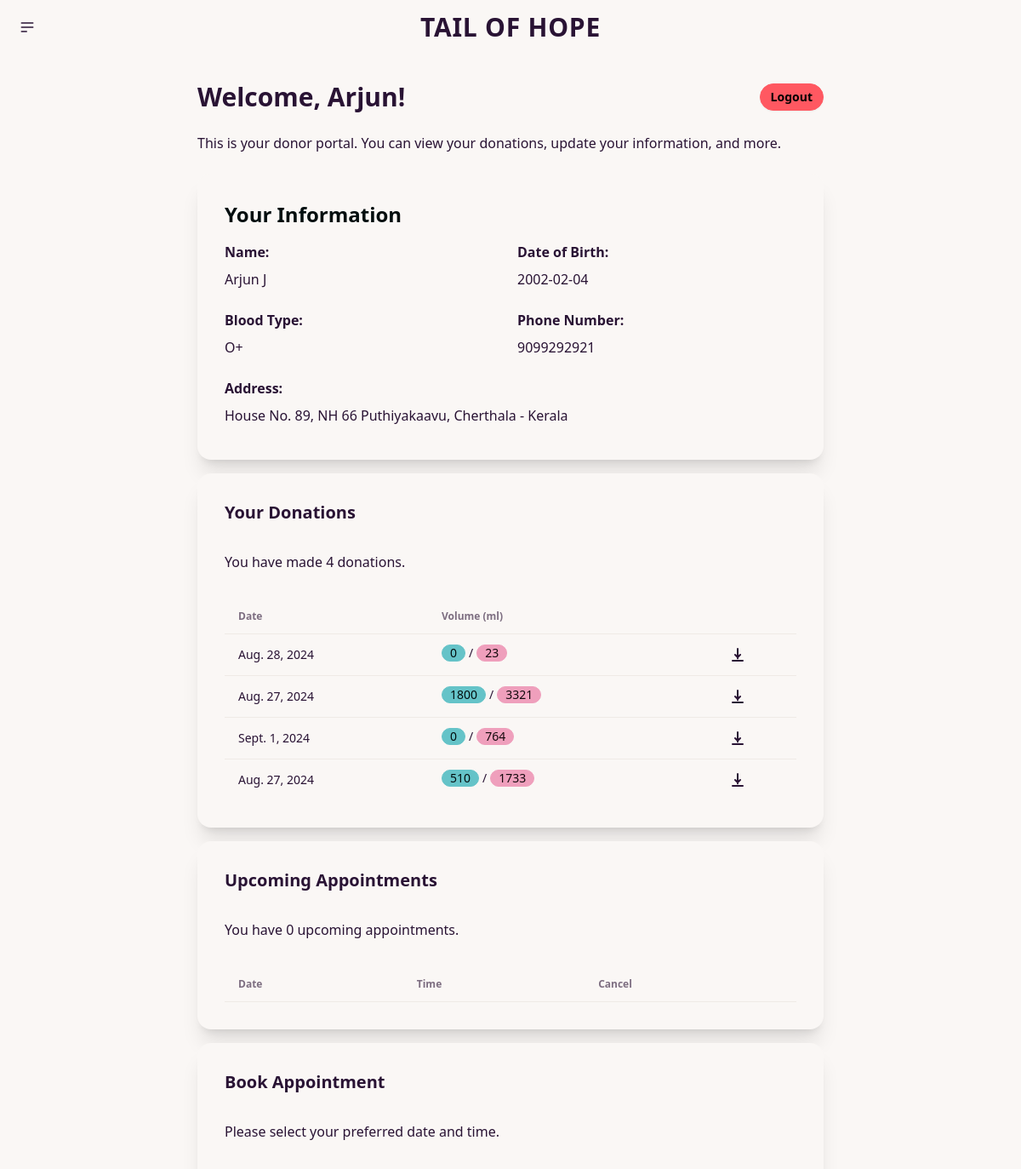
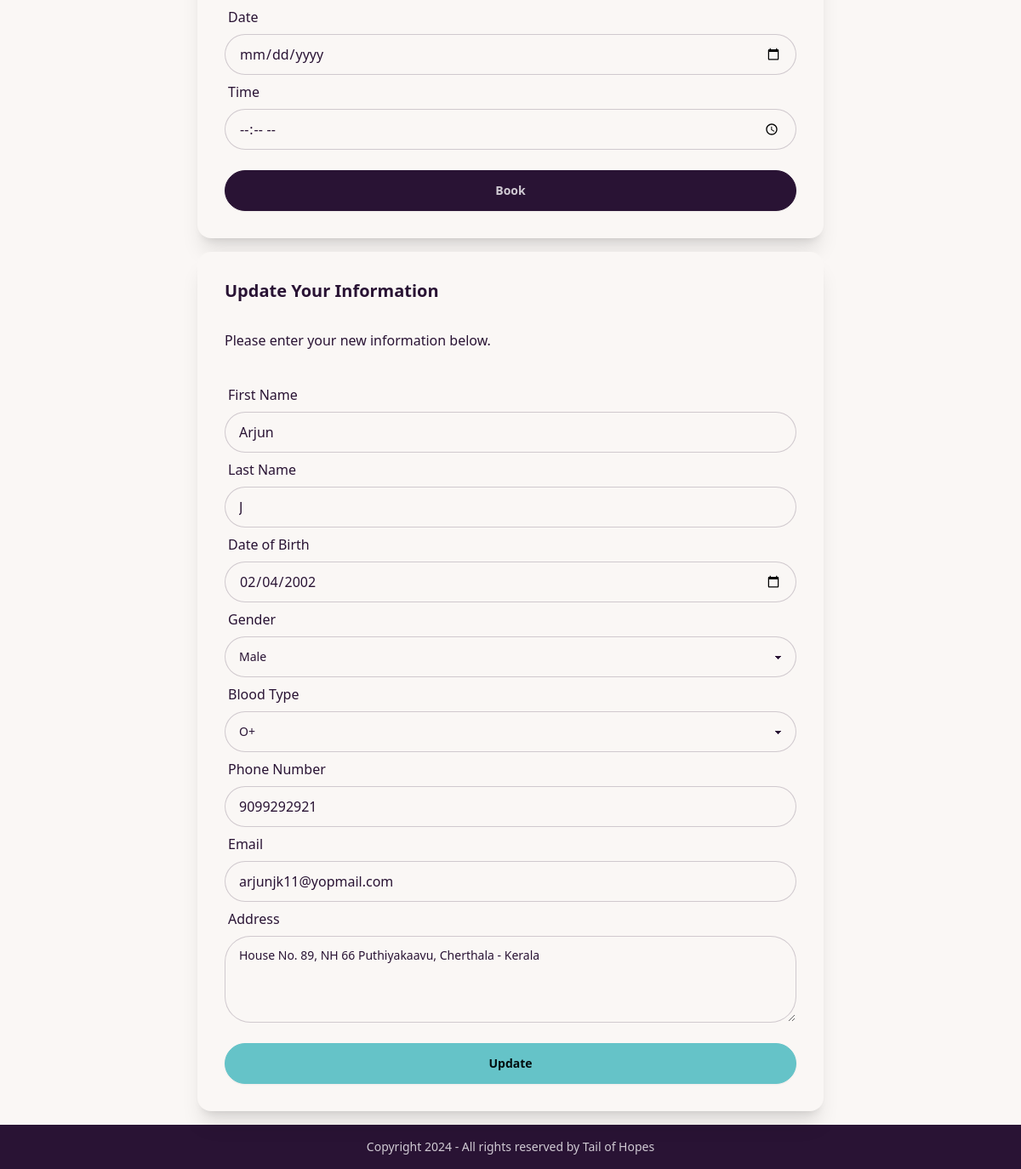
The page /donors_portal/ (signed in) on the database its author committed (2 pictures, top to bottom).
### app/models.py (models this page shows, shortened)
class Donor(models.Model):
    user = models.OneToOneField(User, on_delete=models.CASCADE)
    donor_id = models.AutoField(primary_key=True)
    first_name = models.CharField(max_length=50)
    last_name = models.CharField(max_length=50)
    date_of_birth = models.DateField()
    gender = models.TextField()
    blood_type = models.TextField()
    phone_number = models.CharField(max_length=15, blank=True, null=True)
    address = models.TextField(blank=True, null=True)

class Donation(models.Model):
    donor = models.ForeignKey(Donor, on_delete=models.CASCADE)
    date_of_donation = models.DateField()
    volume = models.IntegerField()  # Volume in ml
    used_volume = models.IntegerField(default=0)  # Volume used in transfusions

### app/views.py (the view)
# urls.py: path('donors_portal/', views.donors_portal, name='donors_portal'),
@login_required
def donors_portal(request):
    donor = Donor.objects.get(user=request.user)
    donations = Donation.objects.filter(donor=donor)
    for donation in donations:
        donation.total_volume = donation.used_volume + donation.volume
    upcoming_appointments = Appointment.objects.filter(donor=donor, appointment_date__gte=datetime.now())
    context = {
        'donor': donor,
        'upcoming_appointments': upcoming_appointments,
        'donations': donations
    }
    return render(request, 'donors_portal.html', context)

### templates/donors_portal.html (shortened to what this page needs)
{% extends 'base.html' %}
{% block content %}
<div class="max-w-3xl mx-auto p-4 mt-4">
    <div class="flex justify-between items-center">
        <h2 class="text-3xl font-bold">Welcome, {{ user.first_name }}!</h2>
        <a href="{% url 'logout' %}" class="btn btn-error btn-sm">Logout</a>
    </div>
    <p class="py-6">This is your donor portal. You can view your donations, update your information, and more.</p>
    <div class="grid grid-cols-1 gap-4">
        <div class="card bg-base-100 shadow-xl">
            <div class="card-body">
                <h2 class="card-title text-2xl mb-2 text-primary-content">Your Information</h2>
                <div class="grid grid-cols-2 gap-4">
                    <div>
                        <h3 class="font-bold">Name:</h3>
                        <p class="py-2">{{ user.first_name }} {{ user.last_name }}</p>
                    </div>
                    <div>
                        <h3 class="font-bold">Date of Birth:</h3>
                        <p class="py-2">{{ donor.date_of_birth|date:'Y-m-d' }}</p>
                    </div>
                    <div>
                        <h3 class="font-bold">Blood Type:</h3>
                        <p class="py-2">{{ donor.blood_type }}</p>
                    </div>
                    <div>
                        <h3 class="font-bold">Phone Number:</h3>
                        <p class="py-2">{{ donor.phone_number }}</p>
                    </div>
                    <div class="col-span-2">
                        <h3 class="font-bold">Address:</h3>
                        <p class="py-2">{{ donor.address }}</p>
                    </div>
                </div>
            </div>
        </div>
        <div class="card bg-base-100 shadow-xl">
            <div class="card-body">
                <h2 class="card-title">Your Donations</h2>
                <p class="py-6">You have made {{ donations.count }} donations.</p>
                <div class="overflow-x-auto">
                    <table class="table w-full">
                        <thead>
                            <tr>
                                <th>Date</th>
                                <th>Volume (ml)</th>
                                <th>   </th>
                            </tr>
                        </thead>
                        <tbody>
                            {% for donation in donations %}
                            <tr>
                                <td>{{ donation.date_of_donation }}</td>
                                <td class="flex items-center gap-1">
                                    <span class="badge badge-primary">{{ donation.used_volume }}</span>
                                    <span class="text-sm">/</span>
                                    <span class="badge badge-secondary">{{ donation.total_volume }}</span>
                                </td>
                                <td>
                                    <a href="{% url "download_certificate" donation.id %}" class="btn btn-xs btn-ghost flex items-center gap-1">
                                    </a>
                                </td>
                            {% endfor %}
                        </tbody>
                    </table>
                </div>
            </div>
        </div>
        <div class="card bg-base-100 shadow-xl">
            <div class="card-body">
                <h2 class="card-title">Upcoming Appointments</h2>
                <p class="py-6">You have {{ upcoming_appointments.count }} upcoming appointments.</p>
                <div class="overflow-x-auto">
                    <table class="table w-full">
                        <thead>
                            <tr>
                                <th>Date</th>
                                <th>Time</th>
                                <th>Cancel</th>
                            </tr>
                        </thead>
                    </table>
                </div>
            </div>
        </div>
        <div class="card bg-base-100 shadow-xl">
            <div class="card-body">
                <h2 class="card-title">Book Appointment</h2>
                <p class="py-6">Please select your preferred date and time.</p>
                <form id="appointment-form" method="post" action="{% url 'book_appointment' %}">
                    <div class="form-control">
                        <label class="label" for="date">Date</label>
                        <input type="date" name="date" id="date" class="input input-bordered w-full" required>
                    </div>
                    <div class="form-control">
                        <label class="label" for="time">Time</label>
                        <input type="time" name="time" id="time" class="input input-bordered w-full" required
                               min="08:00" max="19:00" step="900">
                    </div>
                    <div class="form-control mt-6">
                        <button class="btn btn-neutral w-full">Book</button>
                    </div>
                </form>
            </div>
        </div>
        <div class="card bg-base-100 shadow-xl">
            <div class="card-body">
                <h2 class="card-title">Update Your Information</h2>
                <p class="py-6">Please enter your new information below.</p>
                <form method="post" action="{% url 'edit_profile' %}">
                    <div class="form-control">
                        <label class="label" for="first_name">First Name</label>
                        <input type="text" name="first_name" id="first_name" class="input input-bordered w-full" value="{{ user.first_name }}" required>
                    </div>
                    <div class="form-control">
                        <label class="label" for="last_name">Last Name</label>
                        <input type="text" name="last_name" id="last_name" class="input input-bordered w-full" value="{{ user.last_name }}" required>
                    </div>
                    <div class="form-control">
                        <label class="label" for="date_of_birth">Date of Birth</label>
                        <input type="date" name="date_of_birth" id="date_of_birth" class="input input-bordered w-full" value="{{ donor.date_of_birth|date:'Y-m-d' }}" required>
                    </div>
                    <div class="form-control">
                        <label class="label" for="gender">Gender</label>
                        <select class="select select-bordered w-full" name="gender" id="gender" required>
                            <option value="Male" {% if donor.gender == "Male" %}selected{% endif %}>Male</option>
                        </select>
                    </div>
                    <div class="form-control">
                        <label class="label" for="blood_type">Blood Type</label>
                        <select class="select select-bordered w-full" name="blood_type" id="blood_type" required>
                            <option value="O+" {% if donor.blood_type == "O+" %}selected{% endif %}>O+</option>
                        </select>
                    </div>
                    <div class="form-control">
                        <label class="label" for="phone_number">Phone Number</label>
                        <input type="text" name="phone_number" id="phone_number" class="input input-bordered w-full" value="{{ donor.phone_number }}" required>
                    </div>
                    <div class="form-control">
                        <label class="label" for="email">Email</label>
                        <input type="email" name="email" id="email" class="input input-bordered w-full" value="{{ user.email }}" required>
                    </div>
                    <div class="form-control">
                        <label class="label" for="address">Address</label>
                        <textarea class="textarea textarea-bordered w-full" name="address" id="address" rows="3" required>{{ donor.address }}</textarea>
                    </div>
                    <div class="form-control mt-6">
                        <button class="btn btn-primary w-full">Update</button>
                    </div>
                </form>
            </div>
        </div>
    </div>
</div>
{% endblock %}

### templates/base.html (shortened to what this page needs)
<!DOCTYPE html>
<html lang="en" data-theme="cupcake">
<head>
    <link href="https://cdn.jsdelivr.net/npm/daisyui@4.12.10/dist/full.min.css" rel="stylesheet" type="text/css" />
    <script src="https://cdn.tailwindcss.com"></script>
</head>
<body>
    <div class="navbar bg-base-100">
        <div class="navbar-start">
            <div class="dropdown">
                <div tabindex="0" role="button" class="btn btn-ghost btn-circle">
                    <svg xmlns="http://www.w3.org/2000/svg" class="h-5 w-5" fill="none" viewBox="0 0 24 24" stroke="currentColor">
                        <path stroke-linecap="round" stroke-linejoin="round" stroke-width="2" d="M4 6h16M4 12h16M4 18h7" />
                    </svg>
                </div>
            </div>
        </div>
        <div class="navbar-center">
            <a href="{% url 'index' %}" class="btn btn-ghost text-3xl font-sans font-semibold tracking-wide">TAIL OF HOPE</a>
        </div>
    </div>
    {% block content %}
    {% endblock %}
    <footer class="footer bottom-0 left-0 right-0 p-4 bg-neutral text-neutral-content flex items-center justify-center">
        <div>
            <p>Copyright 2024 - All rights reserved by Tail of Hopes</p>
        </div>
    </footer>
</body>
</html>

### rows shown on the page
Donor: date_of_birth "2002-02-04", blood_type "O+", phone_number "9099292921", address "House No. 89, NH 66 Puthiyakaavu, Cherthala - Kerala", date_of_birth "02/04/2002", gender "Male"
Donation: date_of_donation "Aug. 28, 2024", used_volume "0", total_volume "23"
Donation: date_of_donation "Aug. 27, 2024", used_volume "1800", total_volume "3321"
Donation: date_of_donation "Sept. 1, 2024", used_volume "0", total_volume "764"
Donation: date_of_donation "Aug. 27, 2024", used_volume "510", total_volume "1733"

### other values the page prints
{{ user.first_name }} "Arjun"
{{ user.last_name }} "J"
{{ donations.count }} "4"
{{ upcoming_appointments.count }} "0"
